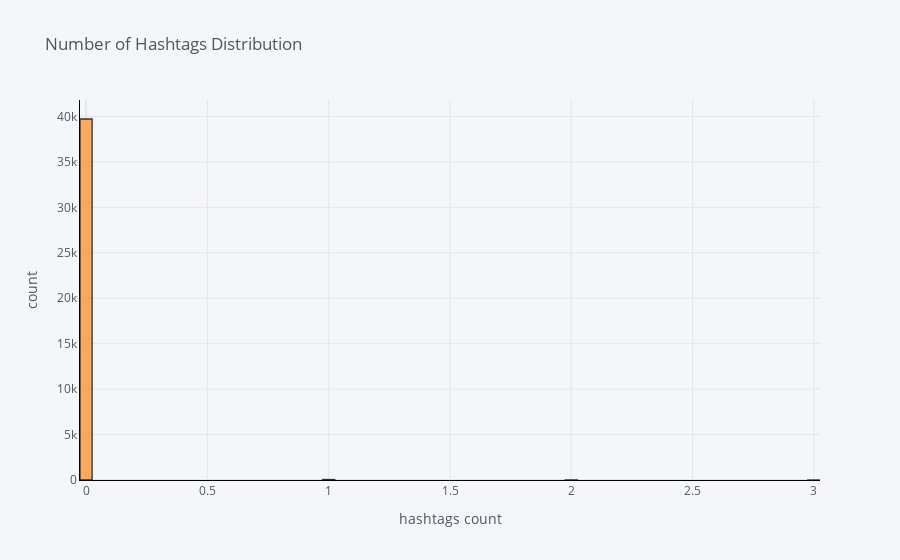

Source (notebook cell):
### Code cell
# create visualization for displaying hashtag distribution
df['hash_ct'].iplot(
    kind='hist',
    bins=100,
    xTitle='hashtags count',
    linecolor='black',
    yTitle='count',
    title='Number of Hashtags Distribution')

### Figure 1 — Plotly figure (JSON) as saved in the notebook; plotly's stock layout.template omitted (floating-point values rounded to 4 significant figures; data arrays with more than 128 entries replaced by an {"elided": "..."} marker saying what was removed)
{"data": [{"histfunc": "count", "histnorm": "", "marker": {"color": "rgba(255, 153, 51, 1.0)", "line": {"color": "#000000", "width": 1.3}}, "name": "hash_ct", "nbinsx": 100, "opacity": 0.8, "orientation": "v", "x": {"elided": "39790 int values"}, "type": "histogram"}], "layout": {"barmode": "overlay", "legend": {"bgcolor": "#F5F6F9", "font": {"color": "#4D5663"}}, "paper_bgcolor": "#F5F6F9", "plot_bgcolor": "#F5F6F9", "title": {"font": {"color": "#4D5663"}, "text": "Number of Hashtags Distribution"}, "xaxis": {"gridcolor": "#E1E5ED", "linecolor": "black", "showgrid": true, "tickfont": {"color": "#4D5663"}, "title": {"font": {"color": "#4D5663"}, "text": "hashtags count"}, "zerolinecolor": "#E1E5ED"}, "yaxis": {"gridcolor": "#E1E5ED", "linecolor": "black", "showgrid": true, "tickfont": {"color": "#4D5663"}, "title": {"font": {"color": "#4D5663"}, "text": "count"}, "zerolinecolor": "#E1E5ED"}}}
